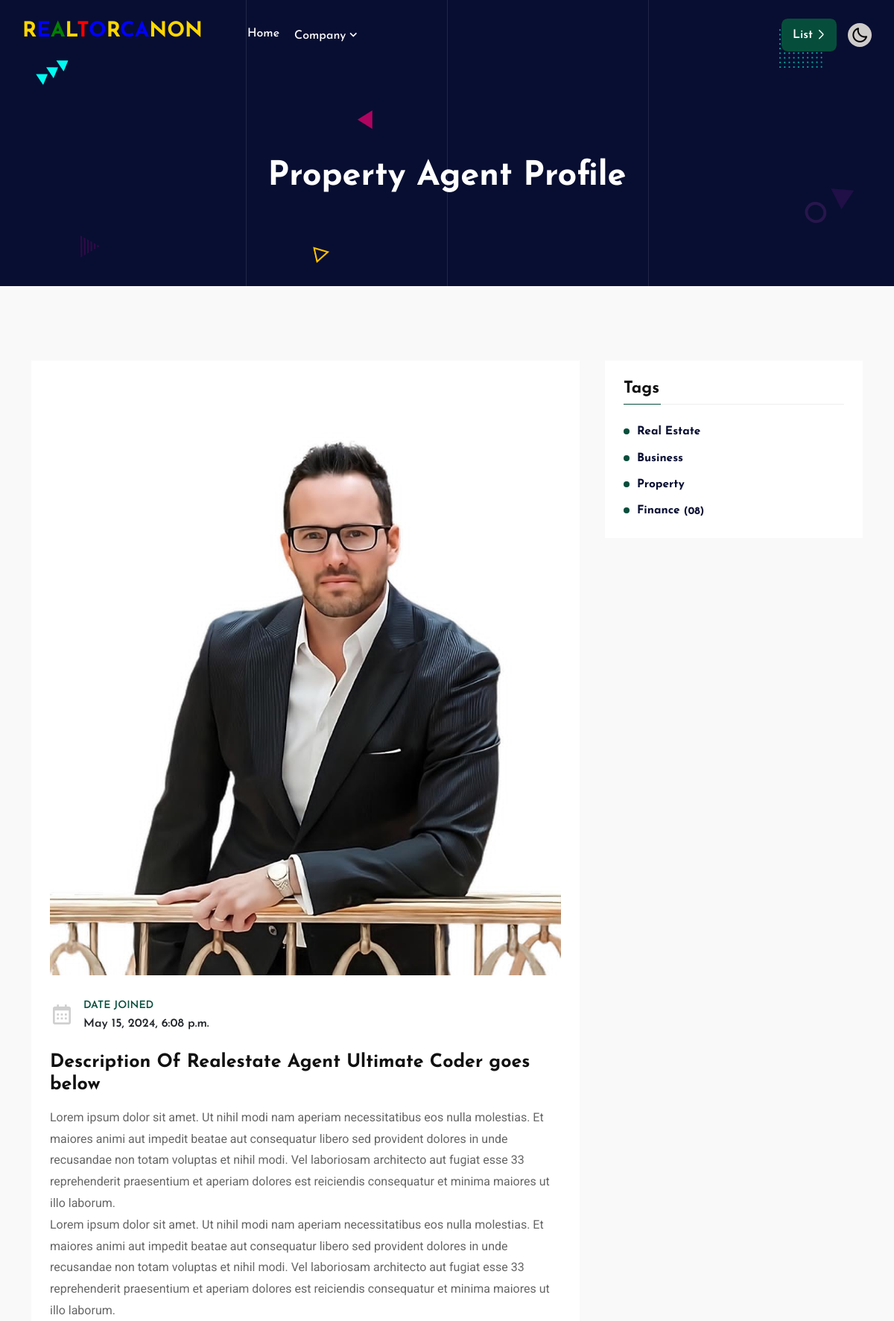
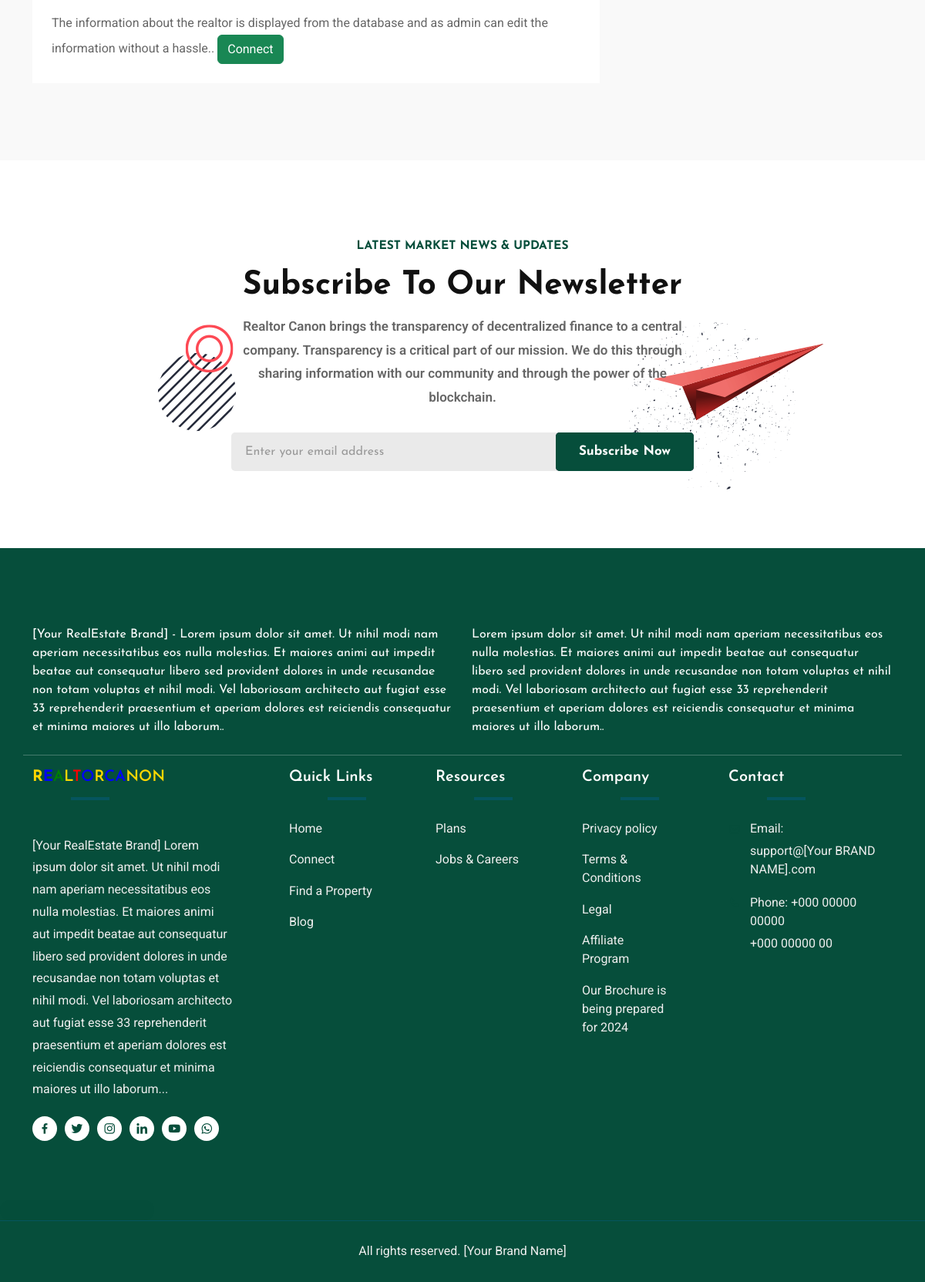
The app's page /propertyAgent/1/ with its own data (2 pictures, top to bottom).
### realtorcanonapp/models.py (models this page shows, shortened)
class Agent(models.Model):
	name= models.CharField(max_length=100, null=True, blank=True)
	email= models.EmailField( null=True, blank=True)
	phone= models.CharField(max_length=100, null=True, blank=True)
	bio= models.CharField(max_length=100, null=True, blank=True)
	photo= models.ImageField(upload_to='images/', null=True, blank=True)
	created= models.DateTimeField(auto_now_add=True, null=True, blank=True)

### realtorcanonapp/views.py (the view)
# urls.py: path('propertyAgent/<str:pk>/', views.propertyAgent, name="propertyAgent"),
def propertyAgent(request, pk):
	agent_info = Agent.objects.get(id=pk)
	agent_name= agent_info.name
	agent_pic= agent_info.photo
	agent_date= agent_info.created
	context={'agent_name':agent_name, 'agent_pic':agent_pic, 'agent_date':agent_date}
	return render(request, 'realtorcanonapp/propertyAgent.html', context)

### realtorcanonapp/templates/realtorcanonapp/propertyAgent.html (shortened to what this page needs)
<!doctype html>
<html lang="zxx">
{% load static %}
   <head>
      <link rel="stylesheet" href="/static/assets/css/bootstrap.min.css">
      <link rel="stylesheet" href="/static/assets/css/flaticon.css">
      <link rel="stylesheet" href="/static/assets/css/animate.min.css">
      <link rel="stylesheet" href="/static/assets/css/owl.carousel.min.css">
      <link rel="stylesheet" href="/static/assets/css/owl.theme.default.min.css">
      <link rel="stylesheet" href="/static/assets/css/boxicons.min.css">
      <link rel="stylesheet" href="/static/assets/css/meanmenu.min.css">
      <link rel="stylesheet" href="/static/assets/css/nice-select.min.css">
      <link rel="stylesheet" href="/static/assets/css/fancybox.min.css">
      <link rel="stylesheet" href="/static/assets/css/odometer.min.css">
      <link rel="stylesheet" href="/static/assets/css/magnific-popup.min.css">
      <link rel="stylesheet" href="/static/assets/css/style.css">
      <link rel="stylesheet" href="/static/assets/css/dark.css">
      <link rel="stylesheet" href="/static/assets/css/responsive.css">
   </head>
   </head>
   <body class="data-science-color-css">
      <div class="navbar-area navbar-area-with-data-science">
         <div class="dibiz-nav">
            <div class="container-fluid">
               <nav class="navbar navbar-expand-md navbar-light">
                  <a class="navbar-brand" href="{% url 'home' %}">
                     <h3><span style="color:gold !important; font-weight: bold;">R</span><span style="color:blue !important; font-weight: bold;">E</span><span style="color:green !important">A</span><span style="color:gold !important">L</span><span style="color:red !important">T</span><span style="color:blue !important">O</span><span style="color:gold !important">R</span><span style="color:blue !important">CA</span><span style="color:gold !important">NON</span></h3>
                  </a>
                  <div class="collapse navbar-collapse mean-menu">
                     <ul class="navbar-nav">
                        <li class="nav-item"><a href="{% url 'home' %}" class="nav-link">Home</a></li>
                        <li class="nav-item">
                           <a href="#" class="nav-link">Company <i class='bx bx-chevron-down'></i></a>
                        </li>
                     </ul>
                     <div class="others-option d-flex align-items-center">
                        <div class="option-item">
                           <a href="{% url 'contact' %}" class="default-btn">List<i class='flaticon-chevron'></i></a>
                        </div>
                        <div class="option-item">
                           <div class="switch-box">
                              <label id="switch" class="switch">
                              <span class="slider round"></span>
                              </label>
                           </div>
                        </div>
                     </div>
                  </div>
               </nav>
            </div>
         </div>
      </div>
      <section class="page-title-area">
         <div class="container">
            <div class="page-title-content">
               <h1 style = "color:white;">Property Agent Profile</h1>
            </div>
         </div>
         <div class="shape2"><img src="/static/assets/img/shape/shape2.png" alt="image"></div>
         <div class="shape3"><img src="/static/assets/img/shape/shape3.png" alt="image"></div>
         <div class="shape5"><img src="/static/assets/img/shape/shape5.png" alt="image"></div>
         <div class="shape6"><img src="/static/assets/img/shape/shape6.png" alt="image"></div>
         <div class="shape7"><img src="/static/assets/img/shape/shape7.png" alt="image"></div>
         <div class="shape8"><img src="/static/assets/img/shape/shape8.png" alt="image"></div>
         <div class="lines">
         </div>
      </section>
      <section class="blog-details-area bg-f9f9f9 ptb-100">
         <div class="container">
            <div class="row">
               <div class="col-lg-8 col-md-12">
                  <div class="blog-details-desc">
                     <div class="article-image">
                        <img src="/images/{{agent_pic}}" alt="image">
                     </div>
                     <div class="article-content">
                        <div class="entry-meta">
                           <ul>
                              <li>
                                 <i class='bx bx-calendar'></i>
                                 <span>Date Joined</span>
                                 {{agent_date}}
                              </li>
                           </ul>
                        </div>
                        <h3>Description Of Realestate Agent {{agent_name}} goes below</h3>
                        <p>Lorem ipsum dolor sit amet. Ut nihil modi nam aperiam necessitatibus eos nulla molestias. Et maiores animi aut impedit beatae aut consequatur libero sed provident dolores in unde recusandae non totam voluptas et nihil modi. Vel laboriosam architecto aut fugiat esse 33 reprehenderit praesentium et aperiam dolores est reiciendis consequatur et minima maiores ut illo laborum. <br>
                        Lorem ipsum dolor sit amet. Ut nihil modi nam aperiam necessitatibus eos nulla molestias. Et maiores animi aut impedit beatae aut consequatur libero sed provident dolores in unde recusandae non totam voluptas et nihil modi. Vel laboriosam architecto aut fugiat esse 33 reprehenderit praesentium et aperiam dolores est reiciendis consequatur et minima maiores ut illo laborum.
                        </p>
                        <p>The information about the realtor is displayed from the database and as admin can edit the information without a hassle..
                           <span style="font-weight:'bold'; color: 'green';"><a class="btn btn-success" href="{% url 'contact' %}">Connect</a></span>
                        </p>
                     </div>
                  </div>
               </div>
               <div class="col-lg-4 col-md-12">
                  <aside class="widget-area">
                     <section class="widget widget_categories">
                        <h3 class="widget-title">Tags</h3>
                        <ul>
                           <li><a href="#">Real Estate </a></li>
                           <li><a href="#">Business </a></li>
                           <li><a href="#">Property</a></li>
                           <li><a href="#">Finance <span class="post-count">(08)</span></a></li>
                        </ul>
                     </section>
                  </aside>
               </div>
            </div>
         </div>
      </section>
      <section class="subscribe-area ptb-100">
         <div class="container">
            <div class="subscribe-content">
               <span class="sub-title">Latest Market News & Updates</span>
               <h2>Subscribe To Our Newsletter</h2>
               <p>Realtor Canon brings the transparency of decentralized finance to a central company. Transparency is a critical part of our mission. We do this through sharing information with our community and through the power of the blockchain.</p>
               <form action="" class="newsletter-form" data-bs-toggle="validator" method="post" accept-charset="utf-8">
                  <input type="text" class="input-newsletter" placeholder="Enter your email address" name="EMAIL" required autocomplete="off" required>
                  <button type="submit" class="default-btn">Subscribe Now</button>
               </form>
            </div>
         </div>
         <div class="shape9"><img src="/static/assets/img/shape/shape9.png" alt="image"></div>
         <div class="shape10"><img src="/static/assets/img/shape/shape10.png" alt="image"></div>
         <div class="shape11"><img src="/static/assets/img/shape/shape11.png" alt="image"></div>
         <div class="shape12"><img src="/static/assets/img/shape/shape12.png" alt="image"></div>
      </section>
      <footer class="footer-area ds-footer-area">
         <div class="container">
            <div class="row">
               <div class = "col-lg-6" style = "color:white;">
                  [Your RealEstate Brand] - Lorem ipsum dolor sit amet. Ut nihil modi nam aperiam necessitatibus eos nulla molestias. Et maiores animi aut impedit beatae aut consequatur libero sed provident dolores in unde recusandae non totam voluptas et nihil modi. Vel laboriosam architecto aut fugiat esse 33 reprehenderit praesentium et aperiam dolores est reiciendis consequatur et minima maiores ut illo laborum..
               </div>
               <div class = "col-lg-6" style = "color:white;">
                  Lorem ipsum dolor sit amet. Ut nihil modi nam aperiam necessitatibus eos nulla molestias. Et maiores animi aut impedit beatae aut consequatur libero sed provident dolores in unde recusandae non totam voluptas et nihil modi. Vel laboriosam architecto aut fugiat esse 33 reprehenderit praesentium et aperiam dolores est reiciendis consequatur et minima maiores ut illo laborum..
                  <br/><br/>
               </div>
               <br/>
               <hr style = "color:white;"/>
               <div class="col-lg-3 col-md-6 col-sm-6">
                  <div class="single-footer-widget">
                     <a href="{% url 'home' %}" class="logo">
                        <h3><span style="color:gold !important; font-weight: bold;">R</span><span style="color:blue !important; font-weight: bold;">E</span><span style="color:green !important">A</span><span style="color:gold !important">L</span><span style="color:red !important">T</span><span style="color:blue !important">O</span><span style="color:gold !important">R</span><span style="color:blue !important">CA</span><span style="color:gold !important">NON</span></h3>
                     </a>
                     <p>[Your RealEstate Brand] Lorem ipsum dolor sit amet. Ut nihil modi nam aperiam necessitatibus eos nulla molestias. Et maiores animi aut impedit beatae aut consequatur libero sed provident dolores in unde recusandae non totam voluptas et nihil modi. Vel laboriosam architecto aut fugiat esse 33 reprehenderit praesentium et aperiam dolores est reiciendis consequatur et minima maiores ut illo laborum... </p>
                     <ul class="social-link">
                        <li><a href="" class="d-block" target="_blank"><i class="bx bxl-facebook"></i></a></li>
                        <li><a href="" class="d-block" target="_blank"><i class="bx bxl-twitter"></i></a></li>
                        <li><a href="" class="d-block" target="_blank"><i class="bx bxl-instagram"></i></a></li>
                        <li><a href="" class="d-block" target="_blank"><i class="bx bxl-linkedin"></i></a></li>
                        <li><a href="" class="d-block" target="_blank"><i class="bx bxl-youtube"></i></a></li>
                        <li><a href="https://wa.me/" class="d-block" target="_blank"><i class="bx bxl-whatsapp"></i></a></li>
                     </ul>
                  </div>
               </div>
               <div class="col-lg-2 col-md-6 col-sm-6">
                  <div class="single-footer-widget ps-5">
                     <h3>Quick Links</h3>
                     <ul class="footer-links-list">
                        <li><a href="{% url 'home' %">Home</a></li>
                        <li><a href="{% url 'contact' %}">Connect</a></li>
                        <li><a href="{% url 'property' %}">Find a Property</a></li>
                        <li><a href="">Blog</a></li>
                     </ul>
                  </div>
               </div>
               <div class="col-lg-2 col-md-6 col-sm-6">
                  <div class="single-footer-widget ps-5">
                     <h3>Resources</h3>
                     <ul class="footer-links-list">
                        <li><a href="">Plans</a></li>
                        <li><a href="">Jobs & Careers</a></li>
                     </ul>
                  </div>
               </div>
               <div class="col-lg-2 col-md-6 col-sm-6">
                  <div class="single-footer-widget ps-5">
                     <h3>Company</h3>
                     <ul class="footer-links-list">
                        <li><a href="">Privacy policy</a></li>
                        <li><a href="">Terms & Conditions</a></li>
                        <li><a href="">Legal</a></li>
                        <li><a href="">Affiliate Program</a></li>
                        <li><a href="">Our Brochure is being prepared for 2024</a></li>
                     </ul>
                  </div>
               </div>
               <div class="col-lg-3 col-md-6 col-sm-6">
                  <div class="single-footer-widget ps-5">
                     <h3>Contact</h3>
                     <ul class="footer-contact-info">
                        <li>
                           <i class="bx bx-envelope"></i>
                           <span>Email:</span>
                           <a href="mailto:"><span class="__cf_email__" data-cfemail="b3dbd6dfdfdcf3d7dad1dac99dd0dcde">support@[Your BRAND NAME].com</span></a>
                        </li>
                        <li>
                           <i class="bx bxs-phone"></i>
                           <span>Phone: +000 00000 00000</span>
                           <a href="tell:+">+000 00000 00</a>
                        </li>
                     </ul>
                  </div>
               </div>
            </div>
         </div>
         <div class="footer-bottom-area">
            <p>All rights reserved. [Your Brand Name] </p>
         </div>
      </footer>
      <a class= "open-button">
      </a>
   </body>
</html>

### static/assets/css/dark.css (style rules this page uses)
.switch-box .switch { position: relative; display: inline-block; width: 32px; height: 32px; top: -4px; }
.switch-box .slider { position: absolute; cursor: pointer; top: 0; left: 0; right: 0; bottom: 0; background: #cecbcb; -webkit-transition: 0.4s; transition: 0.4s; }
.switch-box .slider:before { position: absolute; content: "\ec34"; font-family: "boxicons" !important; color: #000000; font-size: 24px; text-align: center; top: -1px; left: 4px; -webkit-transition: 0.4s; transition: 0.4s; }
.switch-box input:checked + .slider { background-color: #cecbcb; }
.switch-box input:checked + .slider:before { content: "\eb94"; color: #000000; }
.switch-box .slider.round { border-radius: 50px; }
.switch-box .slider.round:before { border-radius: 50%; }

### realtorcanonapp/templates/realtorcanonapp/propertyAgent.html (style rules this page uses)
.open-button { padding: 13px 17px; border-radius: 30px; cursor: pointer; opacity: 0.8; position: fixed; bottom: 80px; margin-right: 70px; width: 200px; z-index: 1500; background-color:#064E3B; }

### records on screen
Agent: photo (picture), created "May 15, 2024, 6:08 p.m.", name "Ultimate Coder"
